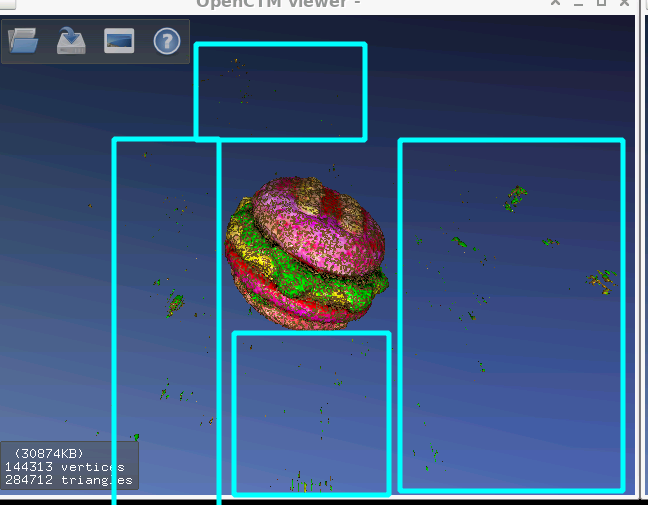
#> input picture TODO/cleanup_rogue_voxels.png, 648 x 505 px
$ python png_downsampler.py ../TODO/cleanup_rogue_voxels.png
#> lines starting #> are read from the running program, lines starting #| are printed output that depends on the picture
#> in main, image is the input picture: PIL image 648x505 RGB; mean R, G, B 64.7, 89, 124.4
import sys
from PIL import Image


# Downsample the colors in the image
def downsample_colors(image):
    # Create a blank image with the same size as the original image
    downsampled_image = Image.new('RGB', image.size)
#> downsampled_image: PIL image 648x505 RGB; every value is 0
    # Iterate over the pixels in the image
    for x in range(image.width):
        for y in range(image.height):
            # Get the RGB values for the pixel
            r, g, b = image.getpixel((x, y))
            # Scale the values to the range [0, 1]
            r /= 255.0
            g /= 255.0
            b /= 255.0
            # Calculate the bucket indices for each value
            r_index = round(r)
            g_index = round(g)
            b_index = round(b)
            # Scale the indices back to the range [0, 255]
            r_scaled = int(r_index * 255)
            g_scaled = int(g_index * 255)
            b_scaled = int(b_index * 255)
            # Set the pixel value in the downsampled image
            downsampled_image.putpixel((x, y), (r_scaled, g_scaled, b_scaled))
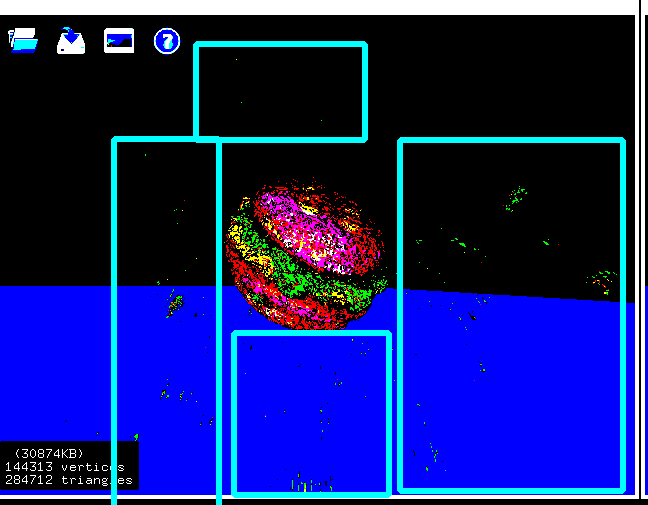
#> downsampled_image: PIL image 648x505 RGB; mean R, G, B 19.5, 31, 116.4
    return downsampled_image


def main(filename):
    # Open the image file
    image = Image.open(filename)
    # Downsample the colors in the image
    downsampled_image = downsample_colors(image)
    # Save the downsampled image to a new file
    image.save('original.png')
    downsampled_image.save(filename)


if __name__ == '__main__':
    if len(sys.argv) < 2:
        print('Usage: python png_downsampler.py <filename>.png')
        sys.exit(1)
    main(sys.argv[1])
